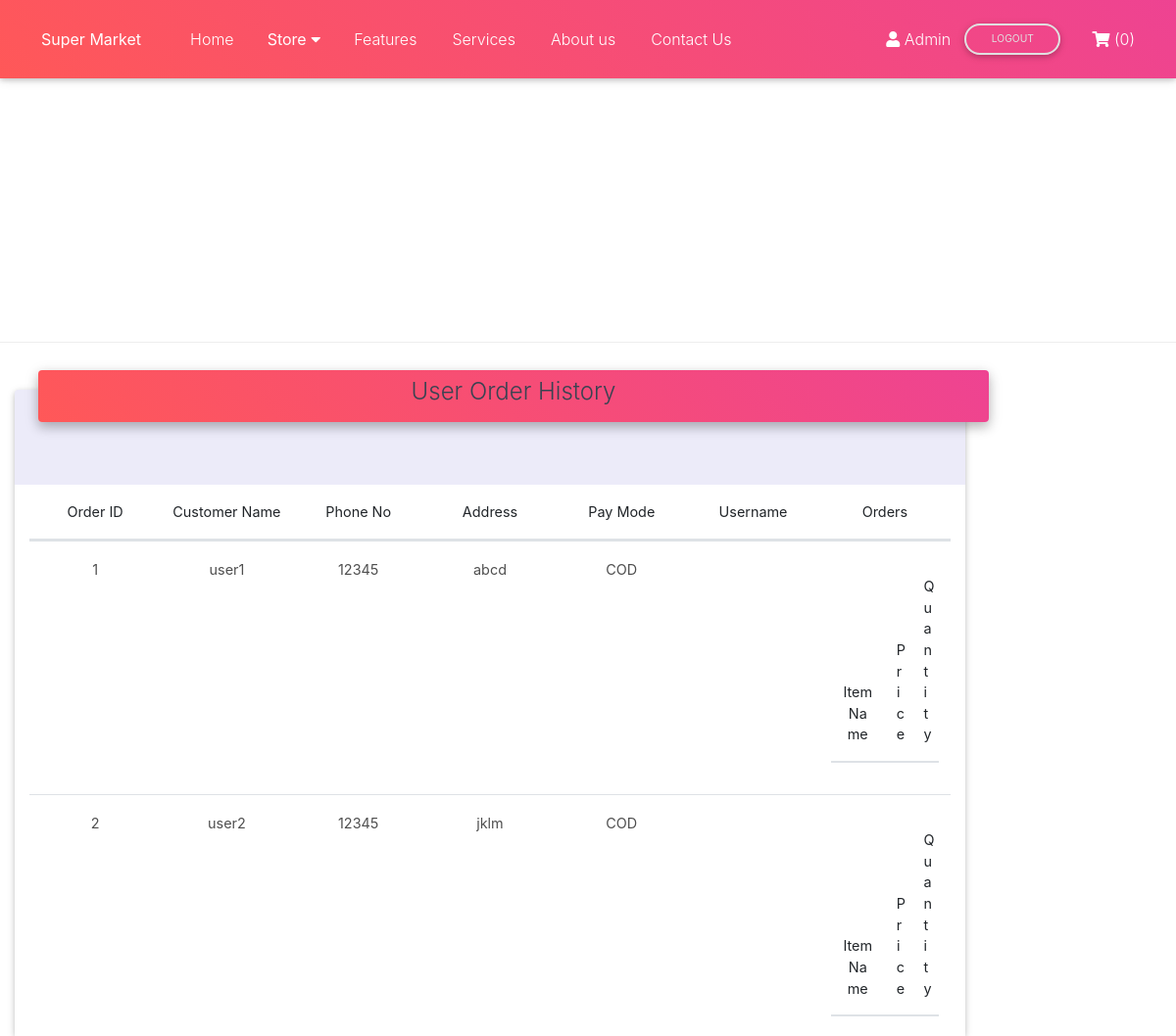
The app's page /orhist.php (signed in) with its own data.
### tables this page shows
CREATE TABLE `order_manager` (
  `Order_Id` int(100) NOT NULL,
  `Full_Name` text NOT NULL,
  `Phone_No` bigint(100) NOT NULL,
  `Address` varchar(100) NOT NULL,
  `Pay_Mode` varchar(100) NOT NULL,
  `username` varchar(40) NOT NULL
);

### orhist.php (the view, shortened to what this page needs)
<?php
$con=mysqli_connect("localhost","root","","testing");
?>
<!DOCTYPE html>
<html lang="en">
<head>
    <link rel="stylesheet" href="https://use.fontawesome.com/releases/v5.11.2/css/all.css">
    <link href="bootstrap.min.css" rel="stylesheet">
    <link href="mdb.min.css" rel="stylesheet">
    <link rel="stylesheet" href="style.css">
</head>
<body class="medical-lp">
    <header>
        <nav class="navbar navbar-expand-lg navbar-dark fixed-top scrolling-navbar">
            <a class="navbar-brand" href="#" style="font-family: 'Great Vibes';"><strong>Super
                    Market</strong></a>
            <div class="collapse navbar-collapse" id="navbarSupportedContent">
                <ul class="navbar-nav mr-auto smooth-scroll">
                    <li class="nav-item">
                        <a class="nav-link" href="try.php">Home <span class="sr-only"></span></a>
                    </li>
                    <li class="nav-item">
                        <div class="subnav">
                            <button class="subnavbtn">Store <i class="fa fa-caret-down"></i></button>
                          </div>
                    </li>
                    <li class="nav-item">
                        <a class="nav-link" href="try.php" data-offset="80">Features</a>
                    </li>
                    <li class="nav-item">
                        <a class="nav-link" href="try.php" data-offset="20">Services</a>
                    </li>
                    <li class="nav-item">
                        <a class="nav-link" href="try.php" data-offset="80">About us</a>
                    </li>
                    <li class="nav-item">
                        <a class="nav-link" href="try.php" data-offset="80">Contact Us</a>
                    </li>
                </ul>
                <?php
if (isset($_SESSION['admin'])) { ?>
    <div>
        <p class="white-text mt-3 mr-2"> <i class="fas fa-user"></i> <?php echo $_SESSION['admin'] ?></p>
    </div>
    <div>
        <a type="button" role="button" href="/logout.php" class="btn btn-outline-light btn-sm btn-rounded waves-effect">Logout</a>
    </div>
<?php } else if (isset($_SESSION['user'])) { ?>
    <div>
        <p class="white-text mt-3 mr-2"><i class="fas fa-user"></i> <?php echo $_SESSION['user'] ?></p>
    </div>
    <div>
        <a type="button" role="button" href="logout.php" class="btn btn-outline-light btn-sm btn-rounded waves-effect">Logout</a>
    </div>
<?php } else { ?>
    <a type="button" role="button" href="login.php" class="btn btn-outline-light btn-sm btn-rounded waves-effect">Login</a>
<?php } ?>
      <?php
        $count=0;
      ?>
      <a href="mycart.php" ><i class="fas fa-shopping-cart"></i> (<?php echo $count; ?>)</a>
    </div>
        </nav>
    </header>
      </body>
    <div class="col-md-10" style='width: 100%;'>
                    <div class="card card-cascade narrower mt-5" style='width: 100%;'>
                        <div class="view view-cascade gradient-card-header  pink-gradient narrower py-2 mx-4 mb-3 d-flex justify-content-center align-items-center" style='width: 100%;'>
                            <h4 '>User Order History</h4>
                        </div>
    <div class="container mt-5" style="background-color: white;" >
  <div class="row" style="background-color: white;">
    <div class="col-lg-12" style="background-color: white;">
      <table class="table text-center table">
        <thead>
          <tr >
            <th scope="col">Order ID</th>
            <th scope="col">Customer Name</th>
            <th scope="col">Phone No</th>
            <th scope="col">Address</th>
            <th scope="col">Pay Mode</th>
            <th scope="col">Username</th>
            <th scope="col" >Orders</th>
          </tr>
        </thead>
        <tbody>
          <?php
            $username = $_SESSION['user'];
            $query="SELECT * FROM `order_manager` WHERE `username`= '$username' ";
            $user_result=mysqli_query($con,$query);
            while($user_fetch=mysqli_fetch_assoc($user_result))
            {
              echo"
                <tr>
                  <td>$user_fetch[Order_Id]</td>
                  <td>$user_fetch[Full_Name]</td>
                  <td>$user_fetch[Phone_No]</td>
                  <td>$user_fetch[Address]</td>
                  <td>$user_fetch[Pay_Mode]</td>
                  <td>$user_fetch[username]<?td>
                  <td>
                    <table class='table text-center table'>
                      <thead style='background-color: white;'>
                        <tr  >
                          <th scope='col' style='width: 50%;' >Item Name</th>
                          <th scope='col' >Price</th>
                          <th scope='col' '>Quantity</th>
                        </tr>
                      </thead>
                      <tbody>
                  ";
              echo"
                      </tbody>
                    </table>
                  </td>
                </tr>
              ";
            }
          ?>
        </tbody>
      </table>
    </div>
  </div>
</div>
</div>
 </div>
</body>
</html>

### style.css (style rules this page uses)
* { box-sizing: border-box; font-family: -apple-system, BlinkMacSystemFont, "segoe ui", roboto, oxygen, ubuntu, cantarell, "fira sans", "droid sans", "helvetica neue", Arial, sans-serif; font-size: 16px; -webkit-font-smoothing: antialiased; -moz-osx-font-smoothing: grayscale; }
html { height: 100%; }
body { position: relative; min-height: 100%; color: #555555; background-color: #FFFFFF; margin: 0; padding-bottom: 100px; }
h1, h2, h3, h4, h5 { color: #394352; }
header { border-bottom: 1px solid #EEEEEE; }
header nav { display: flex; flex-grow: 1; flex-basis: 0; justify-content: center; align-items: center; }
header nav a { text-decoration: none; color: #555555; padding: 10px 10px; margin: 0 10px; }

### orhist.php (style rules this page uses)
.pink-gradient { background: linear-gradient(40deg,#FF5858,#ee4392); color: white; }
html, body, header, .view { height: 50%; }
.navbar { background: linear-gradient(40deg, #FF5858, #ee4392) !important; }
.navbar a { float: left; font-size: 16px; color: white; text-align: center; padding: 14px 16px; text-decoration: none; }
.subnav { float: left; overflow: hidden; }
.subnav .subnavbtn { font-size: 16px; border: none; outline: none; color: white; padding: 14px 16px; background-color: inherit; font-family: inherit; margin: 0; }
.card { background-color: rgb(236 235 249) !important; }
tbody { display: block; max-height: 490px; overflow-y: scroll; }
thead, tbody tr { display: table; width: 100%; table-layout: fixed; }
thead { width: 100%; }
table { width: 200px; }

### records on screen
order_manager: Order_Id "1", Full_Name "user1", Phone_No "12345", Address "abcd", Pay_Mode "COD"
order_manager: Order_Id "2", Full_Name "user2", Phone_No "12345", Address "jklm", Pay_Mode "COD"

### other values on screen
$_SESSION['admin'] "Admin"
$count "0"
